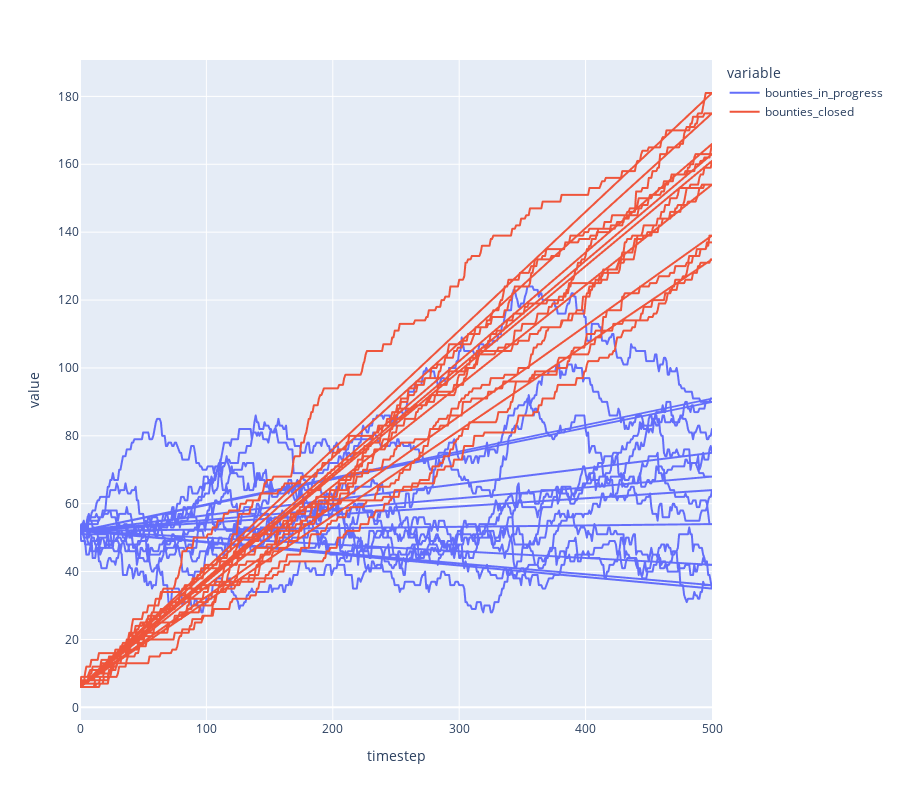

The code cell stored with this chart in its notebook:
### Markdown cell above
## Analysis

### Code cell
px.line(
    df,
    x='timestep', # Variable on the horizontal axis
    y=['bounties_in_progress', 'bounties_closed'], # Variables on the vertical axis
    #line_group='run', # One line for each MC run
    #facet_col='dt',
    log_y=False, 
    height=800 
)

### Figure 1 — Plotly figure (JSON) as saved in the notebook; plotly's stock layout.template omitted (floating-point values rounded to 4 significant figures; data arrays with more than 128 entries replaced by an {"elided": "..."} marker saying what was removed)
{"data": [{"hovertemplate": "variable=bounties_in_progress<br>timestep=%{x}<br>value=%{y}<extra></extra>", "legendgroup": "bounties_in_progress", "line": {"color": "#636efa", "dash": "solid"}, "mode": "lines", "name": "bounties_in_progress", "showlegend": true, "type": "scattergl", "x": {"elided": "5010 int values"}, "xaxis": "x", "y": {"elided": "5010 int values"}, "yaxis": "y"}, {"hovertemplate": "variable=bounties_closed<br>timestep=%{x}<br>value=%{y}<extra></extra>", "legendgroup": "bounties_closed", "line": {"color": "#EF553B", "dash": "solid"}, "mode": "lines", "name": "bounties_closed", "showlegend": true, "type": "scattergl", "x": {"elided": "5010 int values"}, "xaxis": "x", "y": {"elided": "5010 int values"}, "yaxis": "y"}], "layout": {"height": 800, "legend": {"title": {"text": "variable"}, "tracegroupgap": 0}, "margin": {"t": 60}, "xaxis": {"anchor": "y", "domain": [0, 1], "title": {"text": "timestep"}}, "yaxis": {"anchor": "x", "domain": [0, 1], "title": {"text": "value"}}}}
